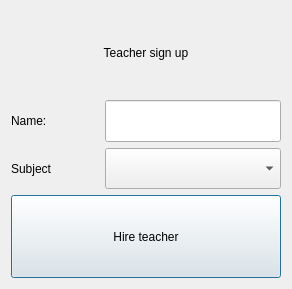
<?xml version="1.0" encoding="UTF-8"?>
<ui version="4.0">
 <class>TeacherSignUp</class>
 <widget class="QDialog" name="TeacherSignUp">
  <property name="geometry">
   <rect>
    <x>0</x>
    <y>0</y>
    <width>292</width>
    <height>289</height>
   </rect>
  </property>
  <property name="windowTitle">
   <string>Dialog</string>
  </property>
  <layout class="QVBoxLayout" name="verticalLayout" stretch="2,1,1,2">
   <item>
    <widget class="QLabel" name="title">
     <property name="text">
      <string>Teacher sign up</string>
     </property>
     <property name="alignment">
      <set>Qt::AlignCenter</set>
     </property>
    </widget>
   </item>
   <item>
    <layout class="QHBoxLayout" name="horizontalLayout" stretch="1,2">
     <item>
      <widget class="QLabel" name="label">
       <property name="text">
        <string>Name:</string>
       </property>
      </widget>
     </item>
     <item>
      <widget class="QLineEdit" name="name">
       <property name="sizePolicy">
        <sizepolicy hsizetype="Preferred" vsizetype="Preferred">
         <horstretch>0</horstretch>
         <verstretch>0</verstretch>
        </sizepolicy>
       </property>
      </widget>
     </item>
    </layout>
   </item>
   <item>
    <layout class="QHBoxLayout" name="horizontalLayout_2" stretch="1,2">
     <item>
      <widget class="QLabel" name="label_2">
       <property name="text">
        <string>Subject</string>
       </property>
      </widget>
     </item>
     <item>
      <widget class="QComboBox" name="subject">
       <property name="sizePolicy">
        <sizepolicy hsizetype="Preferred" vsizetype="Preferred">
         <horstretch>0</horstretch>
         <verstretch>0</verstretch>
        </sizepolicy>
       </property>
      </widget>
     </item>
    </layout>
   </item>
   <item>
    <widget class="QPushButton" name="hireTeacher">
     <property name="sizePolicy">
      <sizepolicy hsizetype="Preferred" vsizetype="Preferred">
       <horstretch>0</horstretch>
       <verstretch>0</verstretch>
      </sizepolicy>
     </property>
     <property name="text">
      <string>Hire teacher</string>
     </property>
    </widget>
   </item>
  </layout>
 </widget>
 <resources/>
 <connections/>
</ui>
